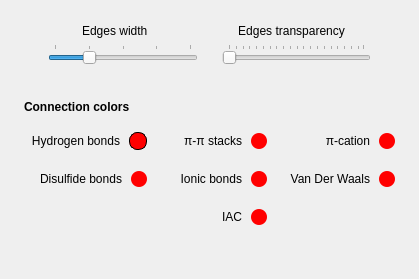
         <widget class="QWidget" name="tab_5">
          <attribute name="title">
           <string>Visualization</string>
          </attribute>
          <layout class="QVBoxLayout" name="verticalLayout_22">
           <property name="leftMargin">
            <number>24</number>
           </property>
           <property name="topMargin">
            <number>24</number>
           </property>
           <property name="rightMargin">
            <number>24</number>
           </property>
           <item>
            <layout class="QVBoxLayout" name="verticalLayout_28">
             <property name="spacing">
              <number>16</number>
             </property>
             <item>
              <layout class="QGridLayout" name="gridLayout_10">
               <property name="leftMargin">
                <number>24</number>
               </property>
               <property name="rightMargin">
                <number>24</number>
               </property>
               <property name="horizontalSpacing">
                <number>24</number>
               </property>
               <property name="verticalSpacing">
                <number>6</number>
               </property>
               <item row="1" column="3">
                <widget class="QSlider" name="transp_value">
                 <property name="sizePolicy">
                  <sizepolicy hsizetype="Minimum" vsizetype="Fixed">
                   <horstretch>0</horstretch>
                   <verstretch>0</verstretch>
                  </sizepolicy>
                 </property>
                 <property name="singleStep">
                  <number>5</number>
                 </property>
                 <property name="pageStep">
                  <number>5</number>
                 </property>
                 <property name="orientation">
                  <enum>Qt::Horizontal</enum>
                 </property>
                 <property name="invertedAppearance">
                  <bool>false</bool>
                 </property>
                 <property name="invertedControls">
                  <bool>false</bool>
                 </property>
                 <property name="tickPosition">
                  <enum>QSlider::TicksAbove</enum>
                 </property>
                </widget>
               </item>
               <item row="1" column="2">
                <widget class="QSlider" name="radius_value">
                 <property name="sizePolicy">
                  <sizepolicy hsizetype="Minimum" vsizetype="Fixed">
                   <horstretch>0</horstretch>
                   <verstretch>0</verstretch>
                  </sizepolicy>
                 </property>
                 <property name="minimum">
                  <number>1</number>
                 </property>
                 <property name="maximum">
                  <number>5</number>
                 </property>
                 <property name="singleStep">
                  <number>1</number>
                 </property>
                 <property name="pageStep">
                  <number>1</number>
                 </property>
                 <property name="value">
                  <number>2</number>
                 </property>
                 <property name="sliderPosition">
                  <number>2</number>
                 </property>
                 <property name="orientation">
                  <enum>Qt::Horizontal</enum>
                 </property>
                 <property name="tickPosition">
                  <enum>QSlider::TicksAbove</enum>
                 </property>
                </widget>
               </item>
               <item row="0" column="2">
                <widget class="QLabel" name="label_13">
                 <property name="sizePolicy">
                  <sizepolicy hsizetype="Preferred" vsizetype="Fixed">
                   <horstretch>0</horstretch>
                   <verstretch>0</verstretch>
                  </sizepolicy>
                 </property>
                 <property name="text">
                  <string>Edges width     </string>
                 </property>
                 <property name="alignment">
                  <set>Qt::AlignCenter</set>
                 </property>
                </widget>
               </item>
               <item row="0" column="3">
                <widget class="QLabel" name="label_15">
                 <property name="sizePolicy">
                  <sizepolicy hsizetype="Preferred" vsizetype="Fixed">
                   <horstretch>0</horstretch>
                   <verstretch>0</verstretch>
                  </sizepolicy>
                 </property>
                 <property name="text">
                  <string>Edges transparency   </string>
                 </property>
                 <property name="alignment">
                  <set>Qt::AlignCenter</set>
                 </property>
                </widget>
               </item>
              </layout>
             </item>
             <item>
              <layout class="QVBoxLayout" name="verticalLayout_21">
               <property name="topMargin">
                <number>20</number>
               </property>
               <item>
                <widget class="QLabel" name="label">
                 <property name="font">
                  <font>
                   <weight>75</weight>
                   <bold>true</bold>
                  </font>
                 </property>
                 <property name="text">
                  <string>Connection colors</string>
                 </property>
                </widget>
               </item>
               <item>
                <layout class="QGridLayout" name="gridLayout_4">
                 <item row="1" column="0">
                  <widget class="QWidget" name="widget_3" native="true">
                   <property name="styleSheet">
                    <string notr="true">QPushButton {text-align: right;}</string>
                   </property>
                   <layout class="QHBoxLayout" name="horizontalLayout_3">
                    <property name="spacing">
                     <number>8</number>
                    </property>
                    <property name="leftMargin">
                     <number>0</number>
                    </property>
                    <property name="topMargin">
                     <number>0</number>
                    </property>
                    <property name="rightMargin">
                     <number>0</number>
                    </property>
                    <property name="bottomMargin">
                     <number>0</number>
                    </property>
                    <item>
                     <widget class="QPushButton" name="b_color_h">
                      <property name="sizePolicy">
                       <sizepolicy hsizetype="Minimum" vsizetype="Fixed">
                        <horstretch>0</horstretch>
                        <verstretch>0</verstretch>
                       </sizepolicy>
                      </property>
                      <property name="styleSheet">
                       <string notr="true">QPushButton {
text-align: right;
    }</string>
                      </property>
                      <property name="text">
                       <string>Hydrogen bonds</string>
                      </property>
                      <property name="flat">
                       <bool>true</bool>
                      </property>
                     </widget>
                    </item>
                    <item>
                     <widget class="QLabel" name="color_h">
                      <property name="sizePolicy">
                       <sizepolicy hsizetype="Minimum" vsizetype="Minimum">
                        <horstretch>0</horstretch>
                        <verstretch>0</verstretch>
                       </sizepolicy>
                      </property>
                      <property name="minimumSize">
                       <size>
                        <width>18</width>
                        <height>18</height>
                       </size>
                      </property>
                      <property name="styleSheet">
                       <string notr="true">QLabel{ background: red;
  border-radius: 8px;
  min-height: 16px;
  min-width: 16px;
  max-height: 16px;
  max-width: 16px;
  border: 1px solid black;
}</string>
                      </property>
                      <property name="text">
                       <string/>
                      </property>
                     </widget>
                    </item>
                   </layout>
                  </widget>
                 </item>
                 <item row="1" column="2">
                  <widget class="QWidget" name="widget_16" native="true">
                   <property name="styleSheet">
                    <string notr="true">QPushButton {text-align: right;}</string>
                   </property>
                   <layout class="QHBoxLayout" name="horizontalLayout_24">
                    <property name="spacing">
                     <number>8</number>
                    </property>
                    <property name="leftMargin">
                     <number>0</number>
                    </property>
                    <property name="topMargin">
                     <number>0</number>
                    </property>
                    <property name="rightMargin">
                     <number>0</number>
                    </property>
                    <property name="bottomMargin">
                     <number>0</number>
                    </property>
                    <item>
                     <widget class="QPushButton" name="b_color_pica">
                      <property name="sizePolicy">
                       <sizepolicy hsizetype="Minimum" vsizetype="Fixed">
                        <horstretch>0</horstretch>
                        <verstretch>0</verstretch>
                       </sizepolicy>
                      </property>
                      <property name="styleSheet">
                       <string notr="true">border-width: 8px; border-color:red;</string>
                      </property>
                      <property name="text">
                       <string>π-cation</string>
                      </property>
                      <property name="flat">
                       <bool>true</bool>
                      </property>
                     </widget>
                    </item>
                    <item>
                     <widget class="QLabel" name="color_pica">
                      <property name="sizePolicy">
                       <sizepolicy hsizetype="Minimum" vsizetype="Minimum">
                        <horstretch>0</horstretch>
                        <verstretch>0</verstretch>
                       </sizepolicy>
                      </property>
                      <property name="minimumSize">
                       <size>
                        <width>16</width>
                        <height>16</height>
                       </size>
                      </property>
                      <property name="styleSheet">
                       <string notr="true">QLabel{ background: red;
  border-radius: 8px;
  min-height: 16px;
  min-width: 16px;
  max-height: 16px;
  max-width: 16px;
}</string>
                      </property>
                      <property name="text">
                       <string/>
                      </property>
                     </widget>
                    </item>
                   </layout>
                  </widget>
                 </item>
                 <item row="1" column="1">
                  <widget class="QWidget" name="widget_15" native="true">
                   <property name="styleSheet">
                    <string notr="true">QPushButton {text-align: right;}</string>
                   </property>
                   <layout class="QHBoxLayout" name="horizontalLayout_23">
                    <property name="spacing">
                     <number>8</number>
                    </property>
                    <property name="leftMargin">
                     <number>0</number>
                    </property>
                    <property name="topMargin">
                     <number>0</number>
                    </property>
                    <property name="rightMargin">
                     <number>0</number>
                    </property>
                    <property name="bottomMargin">
                     <number>0</number>
                    </property>
                    <item>
                     <widget class="QPushButton" name="b_color_pipi">
                      <property name="sizePolicy">
                       <sizepolicy hsizetype="Minimum" vsizetype="Fixed">
                        <horstretch>0</horstretch>
                        <verstretch>0</verstretch>
                       </sizepolicy>
                      </property>
                      <property name="styleSheet">
                       <string notr="true">border-width: 8px; border-color:red;</string>
                      </property>
                      <property name="text">
                       <string>π-π stacks</string>
                      </property>
                      <property name="flat">
                       <bool>true</bool>
                      </property>
                     </widget>
                    </item>
                    <item>
                     <widget class="QLabel" name="color_pipi">
                      <property name="sizePolicy">
                       <sizepolicy hsizetype="Minimum" vsizetype="Minimum">
                        <horstretch>0</horstretch>
                        <verstretch>0</verstretch>
                       </sizepolicy>
                      </property>
                      <property name="minimumSize">
                       <size>
                        <width>16</width>
                        <height>16</height>
                       </size>
                      </property>
                      <property name="styleSheet">
                       <string notr="true">QLabel{ background: red;
  border-radius: 8px;
  min-height: 16px;
  min-width: 16px;
  max-height: 16px;
  max-width: 16px;
}</string>
                      </property>
                      <property name="text">
                       <string/>
                      </property>
                     </widget>
                    </item>
                   </layout>
                  </widget>
                 </item>
                 <item row="2" column="2">
                  <widget class="QWidget" name="widget_18" native="true">
                   <property name="sizePolicy">
                    <sizepolicy hsizetype="Minimum" vsizetype="Minimum">
                     <horstretch>0</horstretch>
                     <verstretch>0</verstretch>
                    </sizepolicy>
                   </property>
                   <property name="styleSheet">
                    <string notr="true">QPushButton {text-align: right;}</string>
                   </property>
                   <layout class="QHBoxLayout" name="horizontalLayout_25">
                    <property name="spacing">
                     <number>8</number>
                    </property>
                    <property name="leftMargin">
                     <number>0</number>
                    </property>
                    <property name="topMargin">
                     <number>0</number>
                    </property>
                    <property name="rightMargin">
                     <number>0</number>
                    </property>
                    <property name="bottomMargin">
                     <number>0</number>
                    </property>
                    <item>
                     <widget class="QPushButton" name="b_color_vdw">
                      <property name="sizePolicy">
                       <sizepolicy hsizetype="Minimum" vsizetype="Minimum">
                        <horstretch>0</horstretch>
                        <verstretch>0</verstretch>
                       </sizepolicy>
                      </property>
                      <property name="styleSheet">
                       <string notr="true">border-width: 8px; border-color:red;</string>
                      </property>
                      <property name="text">
                       <string>Van Der Waals</string>
                      </property>
                      <property name="flat">
                       <bool>true</bool>
                      </property>
                     </widget>
                    </item>
                    <item>
                     <widget class="QLabel" name="color_vdw">
                      <property name="sizePolicy">
                       <sizepolicy hsizetype="Minimum" vsizetype="Minimum">
                        <horstretch>0</horstretch>
                        <verstretch>0</verstretch>
                       </sizepolicy>
                      </property>
                      <property name="minimumSize">
                       <size>
                        <width>16</width>
                        <height>16</height>
                       </size>
                      </property>
                      <property name="styleSheet">
                       <string notr="true">QLabel{ background: red;
  border-radius: 8px;
  min-height: 16px;
  min-width: 16px;
  max-height: 16px;
  max-width: 16px;
}</string>
                      </property>
                      <property name="text">
                       <string/>
                      </property>
                     </widget>
                    </item>
                   </layout>
                  </widget>
                 </item>
                 <item row="2" column="0">
                  <widget class="QWidget" name="widget_14" native="true">
                   <property name="styleSheet">
                    <string notr="true">QPushButton {text-align: right;}</string>
                   </property>
                   <layout class="QHBoxLayout" name="horizontalLayout_9">
                    <property name="spacing">
                     <number>8</number>
                    </property>
                    <property name="leftMargin">
                     <number>0</number>
                    </property>
                    <property name="topMargin">
                     <number>0</number>
                    </property>
                    <property name="rightMargin">
                     <number>0</number>
                    </property>
                    <property name="bottomMargin">
                     <number>0</number>
                    </property>
                    <item>
                     <widget class="QPushButton" name="b_color_ss">
                      <property name="sizePolicy">
                       <sizepolicy hsizetype="Minimum" vsizetype="Fixed">
                        <horstretch>0</horstretch>
                        <verstretch>0</verstretch>
                       </sizepolicy>
                      </property>
                      <property name="font">
                       <font>
                        <weight>50</weight>
                        <bold>false</bold>
                        <kerning>true</kerning>
                       </font>
                      </property>
                      <property name="styleSheet">
                       <string notr="true">border-width: 8px; border-color:red;</string>
                      </property>
                      <property name="text">
                       <string>Disulfide bonds</string>
                      </property>
                      <property name="flat">
                       <bool>true</bool>
                      </property>
                     </widget>
                    </item>
                    <item>
                     <widget class="QLabel" name="color_ss">
                      <property name="sizePolicy">
                       <sizepolicy hsizetype="Minimum" vsizetype="Minimum">
                        <horstretch>0</horstretch>
                        <verstretch>0</verstretch>
                       </sizepolicy>
                      </property>
                      <property name="minimumSize">
                       <size>
                        <width>16</width>
                        <height>16</height>
                       </size>
                      </property>
                      <property name="styleSheet">
                       <string notr="true">QLabel{ background: red;
  border-radius: 8px;
  min-height: 16px;
  min-width: 16px;
  max-height: 16px;
  max-width: 16px;
}</string>
                      </property>
                      <property name="text">
                       <string/>
                      </property>
                     </widget>
                    </item>
                   </layout>
                  </widget>
                 </item>
                 <item row="2" column="1">
                  <widget class="QWidget" name="widget_17" native="true">
                   <property name="styleSheet">
                    <string notr="true">QPushButton {text-align: right;}</string>
                   </property>
                   <layout class="QHBoxLayout" name="horizontalLayout_22">
                    <property name="spacing">
                     <number>8</number>
                    </property>
                    <property name="leftMargin">
                     <number>0</number>
                    </property>
                    <property name="topMargin">
                     <number>0</number>
                    </property>
                    <property name="rightMargin">
                     <number>0</number>
                    </property>
                    <property name="bottomMargin">
                     <number>0</number>
                    </property>
                    <item>
                     <widget class="QPushButton" name="b_color_io">
                      <property name="sizePolicy">
                       <sizepolicy hsizetype="Minimum" vsizetype="Fixed">
                        <horstretch>0</horstretch>
                        <verstretch>0</verstretch>
                       </sizepolicy>
                      </property>
                      <property name="styleSheet">
                       <string notr="true">border-width: 8px; border-color:red;</string>
                      </property>
                      <property name="text">
                       <string>Ionic bonds</string>
                      </property>
                      <property name="flat">
                       <bool>true</bool>
                      </property>
                     </widget>
                    </item>
                    <item>
                     <widget class="QLabel" name="color_io">
                      <property name="sizePolicy">
                       <sizepolicy hsizetype="Minimum" vsizetype="Minimum">
                        <horstretch>0</horstretch>
                        <verstretch>0</verstretch>
                       </sizepolicy>
                      </property>
                      <property name="minimumSize">
                       <size>
                        <width>16</width>
                        <height>16</height>
                       </size>
                      </property>
                      <property name="styleSheet">
                       <string notr="true">QLabel{ background: red;
  border-radius: 8px;
  min-height: 16px;
  min-width: 16px;
  max-height: 16px;
  max-width: 16px;
}</string>
                      </property>
                      <property name="text">
                       <string/>
                      </property>
                     </widget>
                    </item>
                   </layout>
                  </widget>
                 </item>
                 <item row="3" column="1">
                  <widget class="QWidget" name="widget_19" native="true">
                   <property name="styleSheet">
                    <string notr="true">QPushButton {text-align: right;}</string>
                   </property>
                   <layout class="QHBoxLayout" name="horizontalLayout_21">
                    <property name="spacing">
                     <number>8</number>
                    </property>
                    <property name="leftMargin">
                     <number>0</number>
                    </property>
                    <property name="topMargin">
                     <number>0</number>
                    </property>
                    <property name="rightMargin">
                     <number>0</number>
                    </property>
                    <property name="bottomMargin">
                     <number>0</number>
                    </property>
                    <item>
                     <widget class="QPushButton" name="b_color_iac">
                      <property name="sizePolicy">
                       <sizepolicy hsizetype="Minimum" vsizetype="Fixed">
                        <horstretch>0</horstretch>
                        <verstretch>0</verstretch>
                       </sizepolicy>
                      </property>
                      <property name="styleSheet">
                       <string notr="true">border-width: 8px; border-color:red;</string>
                      </property>
                      <property name="text">
                       <string>IAC</string>
                      </property>
                      <property name="flat">
                       <bool>true</bool>
                      </property>
                     </widget>
                    </item>
                    <item>
                     <widget class="QLabel" name="color_iac">
                      <property name="sizePolicy">
                       <sizepolicy hsizetype="Minimum" vsizetype="Minimum">
                        <horstretch>0</horstretch>
                        <verstretch>0</verstretch>
                       </sizepolicy>
                      </property>
                      <property name="minimumSize">
                       <size>
                        <width>16</width>
                        <height>16</height>
                       </size>
                      </property>
                      <property name="styleSheet">
                       <string notr="true">QLabel{ background: red;
  border-radius: 8px;
  min-height: 16px;
  min-width: 16px;
  max-height: 16px;
  max-width: 16px;
}</string>
                      </property>
                      <property name="text">
                       <string/>
                      </property>
                     </widget>
                    </item>
                   </layout>
                  </widget>
                 </item>
                </layout>
               </item>
              </layout>
             </item>
            </layout>
           </item>
           <item>
            <spacer name="verticalSpacer_4">
             <property name="orientation">
              <enum>Qt::Vertical</enum>
             </property>
             <property name="sizeHint" stdset="0">
              <size>
               <width>20</width>
               <height>40</height>
              </size>
             </property>
            </spacer>
           </item>
          </layout>
         </widget>
